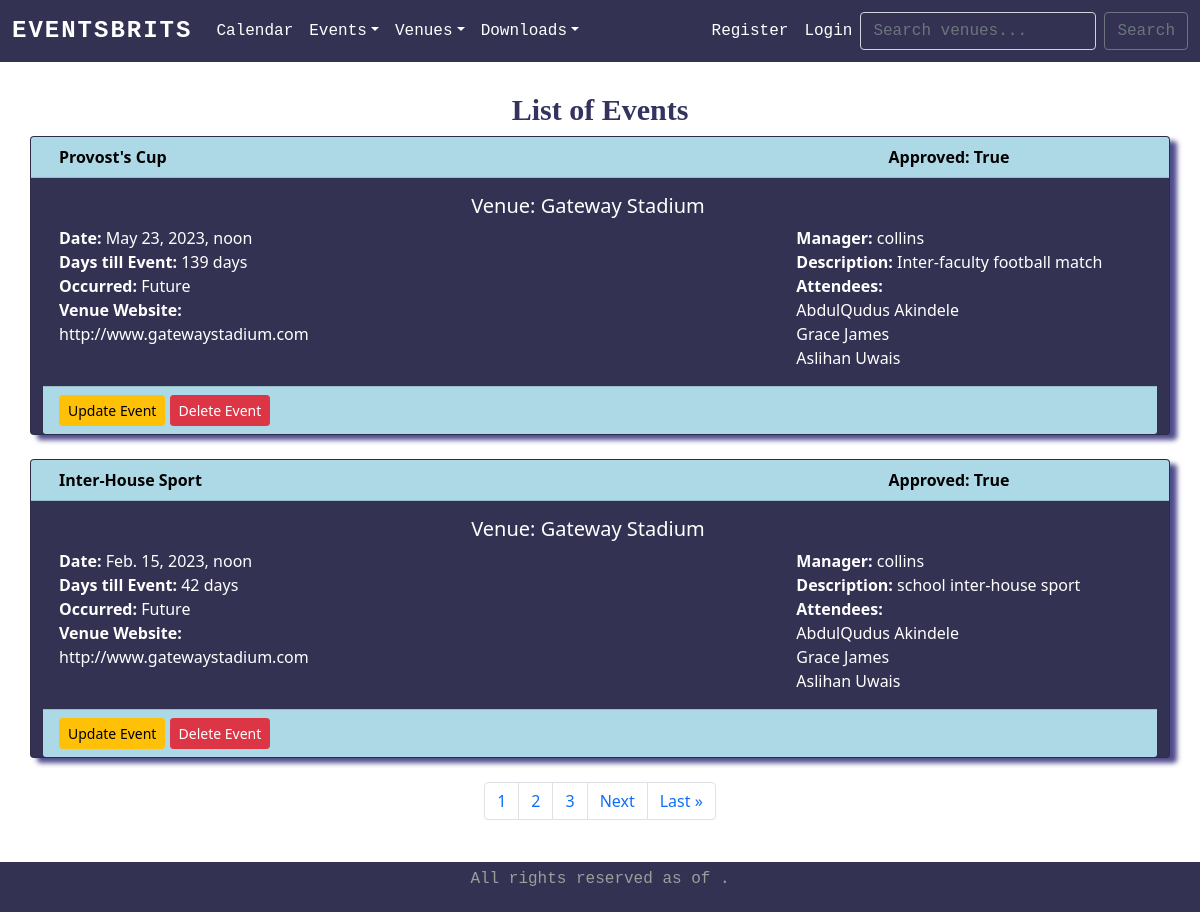
The app's page /events with its own data.
### firstapp/models.py (models this page shows)
class Event(models.Model):
    name = models.CharField('Event Name', max_length=120)
    event_date = models.DateTimeField('Event Date')
    venue = models.ForeignKey(Venue, blank=True, null=True, on_delete=models.CASCADE)
    manager = models.ForeignKey(User, blank=True, null=True, on_delete=models.SET_NULL)
    description = models.TextField(blank=True)
    attendees = models.ManyToManyField(Userlist, blank=True)
    approved = models.BooleanField('Approved', default=False)
    def __str__(self):
        return self.name
    @property
    def Days_till(self):
        today = date.today()
        days_till = self.event_date.date() - today
        days_till_stripped = str(days_till).split(",", 1)[0]
        return days_till_stripped
    @property
    def is_past(self):
        today = date.today()
        if self.event_date.date() < today:
            thing = "Past"
        else:
            thing = "Future"
        return thing

class Venue(models.Model):
    name = models.CharField('Venue Name', max_length=120)
    address = models.CharField( max_length=300)
    zip_code = models.CharField('Zip Code', max_length=15, blank=True)
    phone = models.CharField('Contact Phone', max_length=25)
    web = models.URLField('Website Address', blank=True)
    email_address = models.EmailField('Email Address')
    capacity = models.CharField('Capacity', max_length=15, blank=False)
    owner = models.IntegerField('Venue Owner', blank=False, default=1)
    venue_image = models.ImageField(null=True, blank=True, upload_to="images/")
    def __str__(self):
        return self.name

class Userlist(models.Model):
    first_name = models.CharField(max_length=30)
    last_name = models.CharField(max_length=30)
    email = models.EmailField('User Email')
    def __str__(self):
        return self.first_name + ' ' + self.last_name

### firstapp/views.py (the view)
# urls.py: path('events', views.all_events, name='events'),
def all_events(request):
    event_list = Event.objects.all().order_by('-event_date')
    p = Paginator(Event.objects.all().order_by('-event_date'), 2)
    page = request.GET.get('page')
    events = p.get_page(page)
    nums = "a" * events.paginator.num_pages
    return render(request, 'firstapp/eventslist.html', {'event_list': event_list, 'events': events, 'nums': nums})

### firstapp/templates/firstapp/eventslist.html (shortened to what this page needs)
{% extends 'firstapp/base.html' %}
{% block content %}
    <h1 style="text-align:center; margin-top: 1em;">List of Events</h1>
    {% for event in events %}
    {% if event.approved %}
    <section class="container card" style="background-color: #343252; color: #fff; box-shadow: 7px 5px 5px #504c8d;">
        <div class="row card-header">
            <div class="col-sm-3">
                <strong>{{ event }}</strong>
            </div>
            <div class="col-sm-3 offset-sm-6">
                <strong>Approved: {{ event.approved }}</strong>
            </div>
        </div>
        <div class="row card-body">
            <h5 class="row card-title" style="display: flex; justify-content: center; text-align:center">Venue: {{ event.venue }}</h5>
            <p class="col-sm-4 card-text">
                <b>Date:</b> {{ event.event_date }} <br />
                <b>Days till Event:</b> {{ event.Days_till }} <br />
                <b>Occurred:</b> {{ event.is_past }} <br />
                <b>Venue Website:</b> <a style="color: white;" href="{{ event.venue.web}}">{{ event.venue.web }}</a> <br />
            </p>
            <p class="col-sm-4 offset-sm-4 card-text">
                <b>Manager:</b> {{ event.manager }} <br />
                <b>Description:</b> {{ event.description }} <br />
                <b>Attendees:</b> <br />
                    {% for user in event.attendees.all %}
                        {{ user }} <br />
                    {% endfor %}
            </p>
        </div>
        <div class="card-footer text-muted"  style="background-color: lightblue;">
           <a href="{% url 'update-event' event.id %}" class="btn btn-warning btn-sm"> Update Event </a>
           <a href="{% url 'delete-event' event.id %}" class="btn btn-danger btn-sm"> Delete Event </a>
        </div>
    </section> <br />
    {% endif %}
    {% endfor %}
    <nav aria-label="Page-navigation example">
        <ul class="pagination justify-content-center">
            {% for i in nums %}
                <li class="page-item"> <a class="page-link" href="?page={{ forloop.counter }}">{{ forloop.counter }}</a> </li>
            {% endfor %}
            {% if events.has_next %}
                <li class="page-item"> <a class="page-link" href="?page={{ events.next_page_number }}">Next</a> </li>
                <li class="page-item"> <a class="page-link" href="?page={{ events.paginator.num_pages }}">Last &raquo;</a> </li>
            {% endif %}
        </ul>
    </nav>
{% endblock %}

### firstapp/static/css/style.css (style rules this page uses)
a { text-decoration: none; }
h1 { font-size: 30px; margin-top: 1em; font-family: Georgia, 'Times New Roman', Times, serif; font-weight: bold; }
.card-header, #card-footer { background-color: lightblue; color: black; }
h1, label, .viewpost > h2 { color: #34325e; }

### records on screen
Event: name "Provost's Cup", approved "True", venue "Gateway Stadium", event_date "May 23, 2023, noon", Days_till "139 days", is_past "Future", venue.web "http://www.gatewaystadium.com", manager "collins", description "Inter-faculty football match"
Userlist: first_name+last_name "AbdulQudus Akindele"
Userlist: first_name+last_name "Grace James"
Userlist: first_name+last_name "Aslihan Uwais"
Event: name "Inter-House Sport", approved "True", venue "Gateway Stadium", event_date "Feb. 15, 2023, noon", Days_till "42 days", is_past "Future", venue.web "http://www.gatewaystadium.com", manager "collins", description "school inter-house sport"
